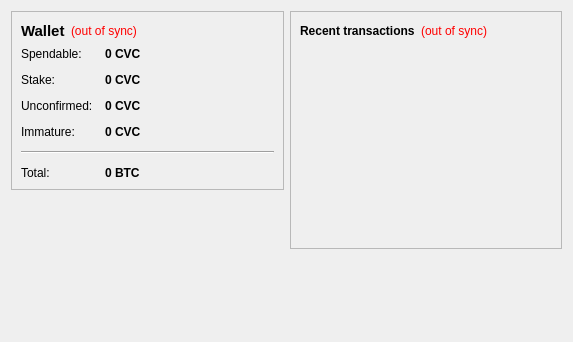
<?xml version="1.0" encoding="UTF-8"?>
<ui version="4.0">
 <class>OverviewPage</class>
 <widget class="QWidget" name="OverviewPage">
  <property name="geometry">
   <rect>
    <x>0</x>
    <y>0</y>
    <width>573</width>
    <height>342</height>
   </rect>
  </property>
  <property name="windowTitle">
   <string>Form</string>
  </property>
  <layout class="QHBoxLayout" name="horizontalLayout" stretch="1,1">
   <item>
    <layout class="QVBoxLayout" name="verticalLayout_2">
     <item>
      <widget class="QFrame" name="frame">
       <property name="frameShape">
        <enum>QFrame::StyledPanel</enum>
       </property>
       <property name="frameShadow">
        <enum>QFrame::Raised</enum>
       </property>
       <layout class="QVBoxLayout" name="verticalLayout_4">
        <item>
         <layout class="QHBoxLayout" name="horizontalLayout_4">
          <item>
           <widget class="QLabel" name="label_5">
            <property name="font">
             <font>
              <pointsize>11</pointsize>
              <weight>75</weight>
              <bold>true</bold>
             </font>
            </property>
            <property name="text">
             <string>Wallet</string>
            </property>
           </widget>
          </item>
          <item>
           <widget class="QLabel" name="labelWalletStatus">
            <property name="toolTip">
             <string>The displayed information may be out of date. Your wallet automatically synchronizes with the calvarycoin network after a connection is established, but this process has not completed yet.</string>
            </property>
            <property name="styleSheet">
             <string notr="true">QLabel { color: red; }</string>
            </property>
            <property name="text">
             <string notr="true">(out of sync)</string>
            </property>
            <property name="alignment">
             <set>Qt::AlignLeading|Qt::AlignLeft|Qt::AlignVCenter</set>
            </property>
           </widget>
          </item>
          <item>
           <spacer name="horizontalSpacer_2">
            <property name="orientation">
             <enum>Qt::Horizontal</enum>
            </property>
            <property name="sizeHint" stdset="0">
             <size>
              <width>40</width>
              <height>20</height>
             </size>
            </property>
           </spacer>
          </item>
         </layout>
        </item>
        <item>
         <layout class="QFormLayout" name="formLayout_2">
          <property name="fieldGrowthPolicy">
           <enum>QFormLayout::AllNonFixedFieldsGrow</enum>
          </property>
          <property name="horizontalSpacing">
           <number>12</number>
          </property>
          <property name="verticalSpacing">
           <number>12</number>
          </property>
          <item row="0" column="0">
           <widget class="QLabel" name="label">
            <property name="text">
             <string>Spendable:</string>
            </property>
           </widget>
          </item>
          <item row="0" column="1">
           <widget class="QLabel" name="labelBalance">
            <property name="font">
             <font>
              <weight>75</weight>
              <bold>true</bold>
             </font>
            </property>
            <property name="cursor">
             <cursorShape>IBeamCursor</cursorShape>
            </property>
            <property name="toolTip">
             <string>Your current spendable balance</string>
            </property>
            <property name="text">
             <string notr="true">0 CVC</string>
            </property>
            <property name="textInteractionFlags">
             <set>Qt::LinksAccessibleByMouse|Qt::TextSelectableByKeyboard|Qt::TextSelectableByMouse</set>
            </property>
           </widget>
          </item>
          <item row="1" column="0">
           <widget class="QLabel" name="label_6">
            <property name="text">
             <string>Stake:</string>
            </property>
           </widget>
          </item>
          <item row="1" column="1">
           <widget class="QLabel" name="labelStake">
            <property name="font">
             <font>
              <weight>75</weight>
              <bold>true</bold>
             </font>
            </property>
            <property name="cursor">
             <cursorShape>IBeamCursor</cursorShape>
            </property>
            <property name="toolTip">
             <string>Total of coins that was staked, and do not yet count toward the current balance</string>
            </property>
            <property name="text">
             <string notr="true">0 CVC</string>
            </property>
            <property name="textInteractionFlags">
             <set>Qt::LinksAccessibleByMouse|Qt::TextSelectableByKeyboard|Qt::TextSelectableByMouse</set>
            </property>
           </widget>
          </item>
          <item row="2" column="0">
           <widget class="QLabel" name="label_3">
            <property name="text">
             <string>Unconfirmed:</string>
            </property>
           </widget>
          </item>
          <item row="2" column="1">
           <widget class="QLabel" name="labelUnconfirmed">
            <property name="font">
             <font>
              <weight>75</weight>
              <bold>true</bold>
             </font>
            </property>
            <property name="cursor">
             <cursorShape>IBeamCursor</cursorShape>
            </property>
            <property name="toolTip">
             <string>Total of transactions that have yet to be confirmed, and do not yet count toward the current balance</string>
            </property>
            <property name="text">
             <string notr="true">0 CVC</string>
            </property>
            <property name="textInteractionFlags">
             <set>Qt::LinksAccessibleByMouse|Qt::TextSelectableByKeyboard|Qt::TextSelectableByMouse</set>
            </property>
           </widget>
          </item>
          <item row="3" column="0">
           <widget class="QLabel" name="labelImmatureText">
            <property name="text">
             <string>Immature:</string>
            </property>
           </widget>
          </item>
          <item row="3" column="1">
           <widget class="QLabel" name="labelImmature">
            <property name="font">
             <font>
              <weight>75</weight>
              <bold>true</bold>
             </font>
            </property>
            <property name="toolTip">
             <string>Mined balance that has not yet matured</string>
            </property>
            <property name="text">
             <string notr="true">0 CVC</string>
            </property>
            <property name="textInteractionFlags">
             <set>Qt::LinksAccessibleByMouse|Qt::TextSelectableByKeyboard|Qt::TextSelectableByMouse</set>
            </property>
           </widget>
          </item>
          <item row="4" column="0" colspan="2">
           <widget class="Line" name="line">
            <property name="orientation">
             <enum>Qt::Horizontal</enum>
            </property>
           </widget>
          </item>
          <item row="5" column="0">
           <widget class="QLabel" name="labelTotalText">
            <property name="text">
             <string>Total:</string>
            </property>
           </widget>
          </item>
          <item row="5" column="1">
           <widget class="QLabel" name="labelTotal">
            <property name="font">
             <font>
              <weight>75</weight>
              <bold>true</bold>
             </font>
            </property>
            <property name="cursor">
             <cursorShape>IBeamCursor</cursorShape>
            </property>
            <property name="toolTip">
             <string>Your current total balance</string>
            </property>
            <property name="text">
             <string notr="true">0 BTC</string>
            </property>
            <property name="textInteractionFlags">
             <set>Qt::LinksAccessibleByMouse|Qt::TextSelectableByKeyboard|Qt::TextSelectableByMouse</set>
            </property>
           </widget>
          </item>
         </layout>
        </item>
       </layout>
      </widget>
     </item>
     <item>
      <spacer name="verticalSpacer">
       <property name="orientation">
        <enum>Qt::Vertical</enum>
       </property>
       <property name="sizeHint" stdset="0">
        <size>
         <width>20</width>
         <height>40</height>
        </size>
       </property>
      </spacer>
     </item>
    </layout>
   </item>
   <item>
    <layout class="QVBoxLayout" name="verticalLayout_3">
     <item>
      <widget class="QFrame" name="frame_2">
       <property name="frameShape">
        <enum>QFrame::StyledPanel</enum>
       </property>
       <property name="frameShadow">
        <enum>QFrame::Raised</enum>
       </property>
       <layout class="QVBoxLayout" name="verticalLayout">
        <item>
         <layout class="QHBoxLayout" name="horizontalLayout_2">
          <item>
           <widget class="QLabel" name="label_4">
            <property name="text">
             <string>&lt;b&gt;Recent transactions&lt;/b&gt;</string>
            </property>
           </widget>
          </item>
          <item>
           <widget class="QLabel" name="labelTransactionsStatus">
            <property name="toolTip">
             <string>The displayed information may be out of date. Your wallet automatically synchronizes with the calvarycoin network after a connection is established, but this process has not completed yet.</string>
            </property>
            <property name="styleSheet">
             <string notr="true">QLabel { color: red; }</string>
            </property>
            <property name="text">
             <string notr="true">(out of sync)</string>
            </property>
            <property name="alignment">
             <set>Qt::AlignRight|Qt::AlignTrailing|Qt::AlignVCenter</set>
            </property>
           </widget>
          </item>
          <item>
           <spacer name="horizontalSpacer">
            <property name="orientation">
             <enum>Qt::Horizontal</enum>
            </property>
            <property name="sizeHint" stdset="0">
             <size>
              <width>40</width>
              <height>20</height>
             </size>
            </property>
           </spacer>
          </item>
         </layout>
        </item>
        <item>
         <widget class="QListView" name="listTransactions">
          <property name="styleSheet">
           <string notr="true">QListView { background: transparent; }</string>
          </property>
          <property name="frameShape">
           <enum>QFrame::NoFrame</enum>
          </property>
          <property name="verticalScrollBarPolicy">
           <enum>Qt::ScrollBarAlwaysOff</enum>
          </property>
          <property name="horizontalScrollBarPolicy">
           <enum>Qt::ScrollBarAlwaysOff</enum>
          </property>
          <property name="selectionMode">
           <enum>QAbstractItemView::NoSelection</enum>
          </property>
         </widget>
        </item>
       </layout>
      </widget>
     </item>
     <item>
      <spacer name="verticalSpacer_2">
       <property name="orientation">
        <enum>Qt::Vertical</enum>
       </property>
       <property name="sizeHint" stdset="0">
        <size>
         <width>20</width>
         <height>40</height>
        </size>
       </property>
      </spacer>
     </item>
    </layout>
   </item>
  </layout>
 </widget>
 <resources/>
 <connections/>
</ui>
